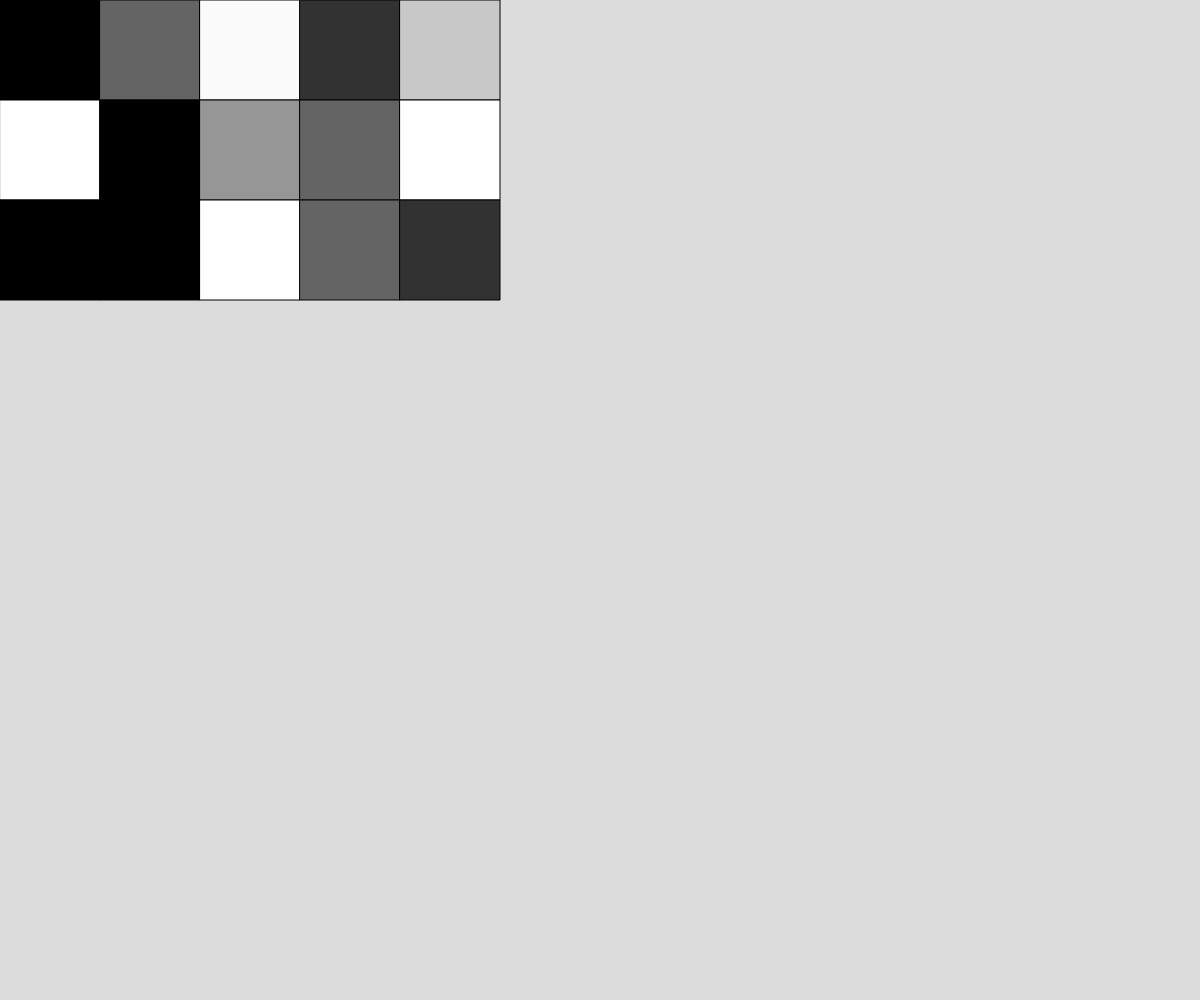
Frame 1 (no input)
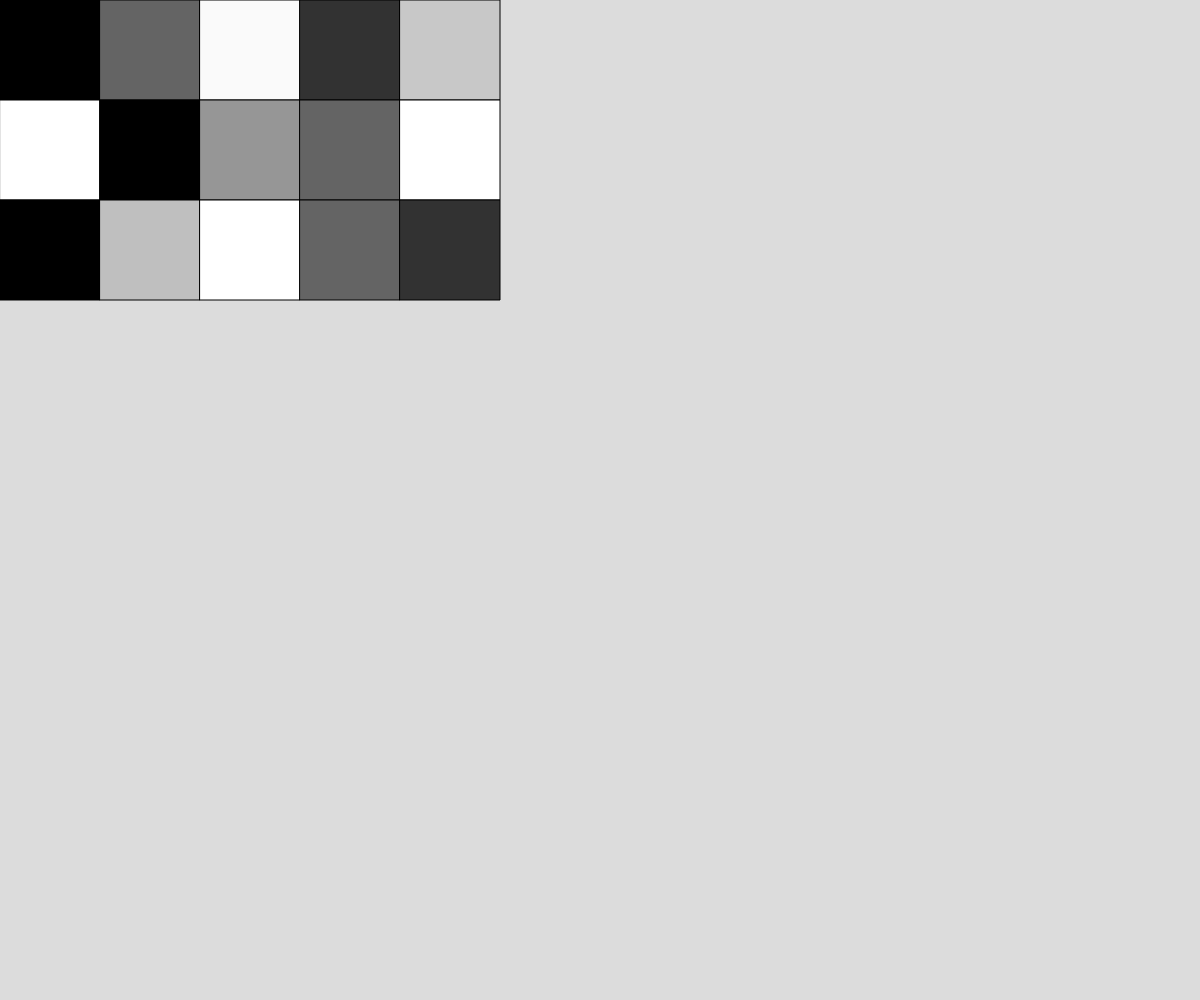
Frame 60 (no input)
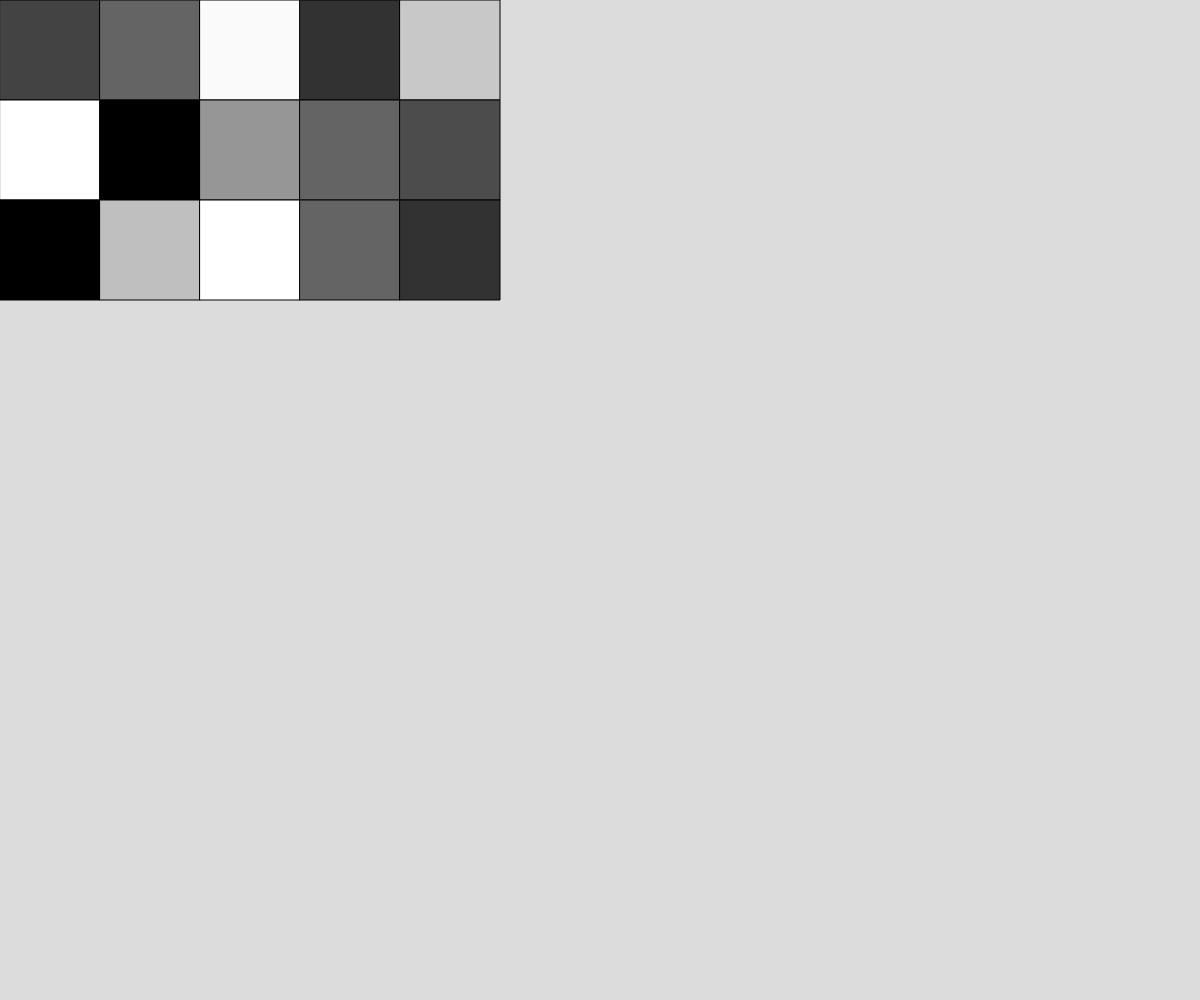
Frame 120 (the mouse pressed at the canvas centre since frame 60)

The p5.js sketch that drew these frames (run headless with seeded random() and noise() and a simulated clock; from frame 60 on, the mouse is pressed at the canvas centre):

// p5.js sketch
// ── sketch.js
// 2D Array Demo
// Alaxandre C.
// 10/28/2024
//
// Extra for Experts:
// - describe what you did to take this project "above and beyond"
let grid = [[0, 100, 250, 50, 200], [255, 0, 150, 100, 255], [0, 0, 255, 100, 50]];

const NUM_ROWS = 3;
const NUM_COLS = 5;

let rectWidth, rectHeight;
let col, row;

function renderGrid(){
  for(let x = 0; x < NUM_COLS; x++){
    for(let y = 0; y < NUM_ROWS; y++){
      fill(grid[y][x]);
      rect(x*rectWidth, y*rectHeight, rectWidth, rectHeight);
    }
  }
}

function getArrayY(){
  return(int(mouseY / rectHeight));
}

function getArrayX(){
  return(int(mouseX / rectWidth));
}

function setup() {
  createCanvas(windowWidth, windowHeight);
  rectWidth = 500/NUM_COLS;
  rectHeight = 300/NUM_ROWS;
}

function draw() {
  row = getArrayY();
  col = getArrayX();
  background(220);
  renderGrid();

  if(frameCount%30===0){
    grid[int(random(NUM_ROWS))][int(random(NUM_COLS))] = random(255);
  }

  print(mouseX, rectWidth, int(mouseX/rectWidth));
}
